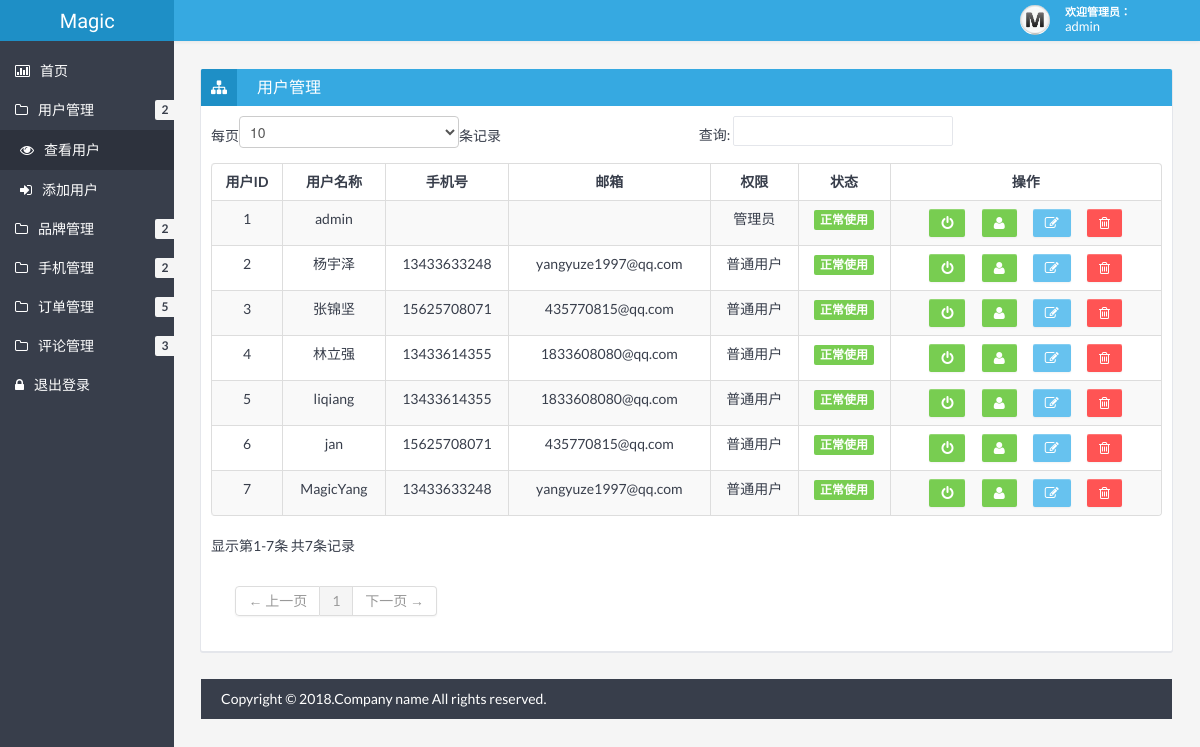
/admin/showUser.php (signed in), run on the app's committed database.
### tables this page shows
CREATE TABLE `user` (
  `uid` int(11) NOT NULL AUTO_INCREMENT COMMENT '用户id',
  `uname` varchar(20) DEFAULT NULL COMMENT '用户名',
  `password` varchar(20) DEFAULT NULL COMMENT '密码',
  `phone` varchar(13) DEFAULT NULL COMMENT '手机号',
  `email` varchar(30) DEFAULT NULL COMMENT '邮箱',
  `state` tinyint(4) DEFAULT '1' COMMENT '状态',
  `level` tinyint(4) DEFAULT '0' COMMENT '权限',
  PRIMARY KEY (`uid`)
);

### admin/checkLogin.php (called while the page is built, shortened)
<?php
	if(!isset($_SESSION["uid"])){
		echo '<script language="javascript">location.href="login.php"</script>';
	}else{
		$uid = $_SESSION['uid'];
    	$sql = 'select * from user where uid='.$uid;
    	$res = mysql_query($sql);
    	$row = mysql_fetch_array($res);
    	$username = $row['uname'];
	}
?>

### admin/showUser.php (the view, shortened to what this page needs)
<?php
	include "checkLogin.php";
    $sql = 'select * from user';
    $res = mysql_query($sql);
 ?>
<!DOCTYPE html>
<html lang="en">
<head>
	<link href="css/bootstrap.min.css" rel="stylesheet" />
	<link href="css/bootstrap-responsive.min.css" rel="stylesheet" />
	<link href="css/style.min.css" rel="stylesheet" />
	<link href="css/style-responsive.min.css" rel="stylesheet" />
	<link href="css/retina.css" rel="stylesheet" />
<meta http-equiv="Content-Type" content="text/html; charset=utf-8" /></head>
<body>
		<?php include "header.php" ?>
		<div class="container-fluid-full">
		<div class="row-fluid">
			<?php include "banner.php" ?>
			<div id="content" class="span10">
			<div class="row-fluid">
				<div class="box span12">
					<div class="box-header" data-original-title="">
						<h2><i class="icon-sitemap"></i><span class="break"></span>用户管理</h2>
					</div>
					<div class="box-content">
						<table class="table table-striped table-bordered bootstrap-datatable datatable">
						  <thead>
							  <tr>
							  	  <th style="text-align:center;">用户ID</th>
								  <th style="text-align:center;">用户名称</th>
								  <th style="text-align:center;">手机号</th>
								  <th style="text-align:center;">邮箱</th>
								  <th style="text-align:center;">权限</th>
								  <th style="text-align:center;">状态</th>
								  <th style="text-align:center;">操作</th>
							  </tr>
						  </thead>
						  <tbody>
						  <?php
						  while ($row = mysql_fetch_assoc($res) ){
						  	if($row['state']==0){
						  		$tip="label-important";
						  		$state="已停用";
						  	}else{
						  		$tip="label-success";
						  		$state="正常使用";
						  	}
						  	if($row['level']==0){
						  		$level="普通用户";
						  	}else{
						  		$level="管理员";
						  	}
						  	echo '
							<tr>
								<td style="text-align:center;" class="center">'.$row['uid'].'</td>
								<td style="text-align:center;" class="center">'.$row['uname'].'</td>
								<td style="text-align:center;" class="center">'.$row['phone'].'</td>
								<td style="text-align:center;" class="center">'.$row['email'].'</td>
								<td style="text-align:center;" class="center">'.$level.'</td>
								<td style="text-align:center;" class="center">
									<span class="label '.$tip.'">'.$state.'</span>
								</td>
								<td style="text-align:center;" class="center">
									<a class="btn btn-success" href="showUser.php?method=changeState&state='.$row['state'].'&uid='.$row['uid'].'">
										<i class="icon-off "></i>
									</a>&nbsp;&nbsp;&nbsp;&nbsp;&nbsp;
									<a class="btn btn-success" href="showUser.php?method=changeLevel&level='.$row['level'].'&uid='.$row['uid'].'">
										<i class="icon-user "></i>
									</a>&nbsp;&nbsp;&nbsp;&nbsp;&nbsp;
									<a class="btn btn-info" href="editUser.php?uid='.$row['uid'].'">
										<i class="icon-edit "></i>
									</a>&nbsp;&nbsp;&nbsp;&nbsp;&nbsp;
									<a class="btn btn-danger" href="showUser.php?method=del&uid='.$row['uid'].'">
										<i class="icon-trash "></i>
									</a>
								</td>
							</tr>
							';
						}?>
						  </tbody>
					  </table>
					</div>
				</div>
			</div>
		<?php include "footer.php" ?>
	</div>
</body>
</html>

### admin/header.php
<?php
	echo '
	<div class="navbar">
		<div class="navbar-inner">
			<div class="container-fluid">
				<a class="btn btn-navbar" data-toggle="collapse" data-target=".top-nav.nav-collapse,.sidebar-nav.nav-collapse">
					<span class="icon-bar"></span>
					<span class="icon-bar"></span>
					<span class="icon-bar"></span>
				</a>
				<div class="row-fluid">
				<a class="brand span2" href="index.php"><span>Magic</span></a>
				</div>
				<div class="nav-no-collapse header-nav">
					<ul class="nav pull-right">
						<li class="dropdown">
							<a class="btn account dropdown-toggle" data-toggle="dropdown" href="#">
								<div class="avatar"><img src="/php/admin/img/avatar.jpg" alt="Avatar" /></div>
								<div class="user">
									<span class="hello">欢迎管理员：&nbsp;&nbsp;&nbsp;&nbsp;&nbsp;&nbsp;&nbsp;&nbsp;&nbsp;</span>
									<span class="name">'.$username.'</span>
								</div>
							</a>
							<ul class="dropdown-menu">
								<li class="dropdown-menu-title">
								</li>
								<li><a href="login.php?method=del"><i class="icon-off"></i> 退出登录</a></li>
							</ul>
						</li>
					</ul>
				</div>
			</div>
		</div>
	</div>
	';
 ?>

### admin/css/halflings.css (style rules this page uses)
html, html .halflings { -webkit-font-smoothing: antialiased !important; }

### data on the page
user: uname "admin", uid "1", level "管理员", state "正常使用"
user: uid "2", uname "杨宇泽", phone "13433633248", email "yangyuze1997@qq.com", level "普通用户", state "正常使用"
user: uid "3", uname "张锦坚", phone "15625708071", email "435770815@qq.com", level "普通用户", state "正常使用"
user: uid "4", uname "林立强", phone "13433614355", email "1833608080@qq.com", level "普通用户", state "正常使用"
user: uid "5", uname "liqiang", phone "13433614355", email "1833608080@qq.com", level "普通用户", state "正常使用"
user: uid "6", uname "jan", phone "15625708071", email "435770815@qq.com", level "普通用户", state "正常使用"
user: uid "7", uname "MagicYang", phone "13433633248", email "yangyuze1997@qq.com", level "普通用户", state "正常使用"
